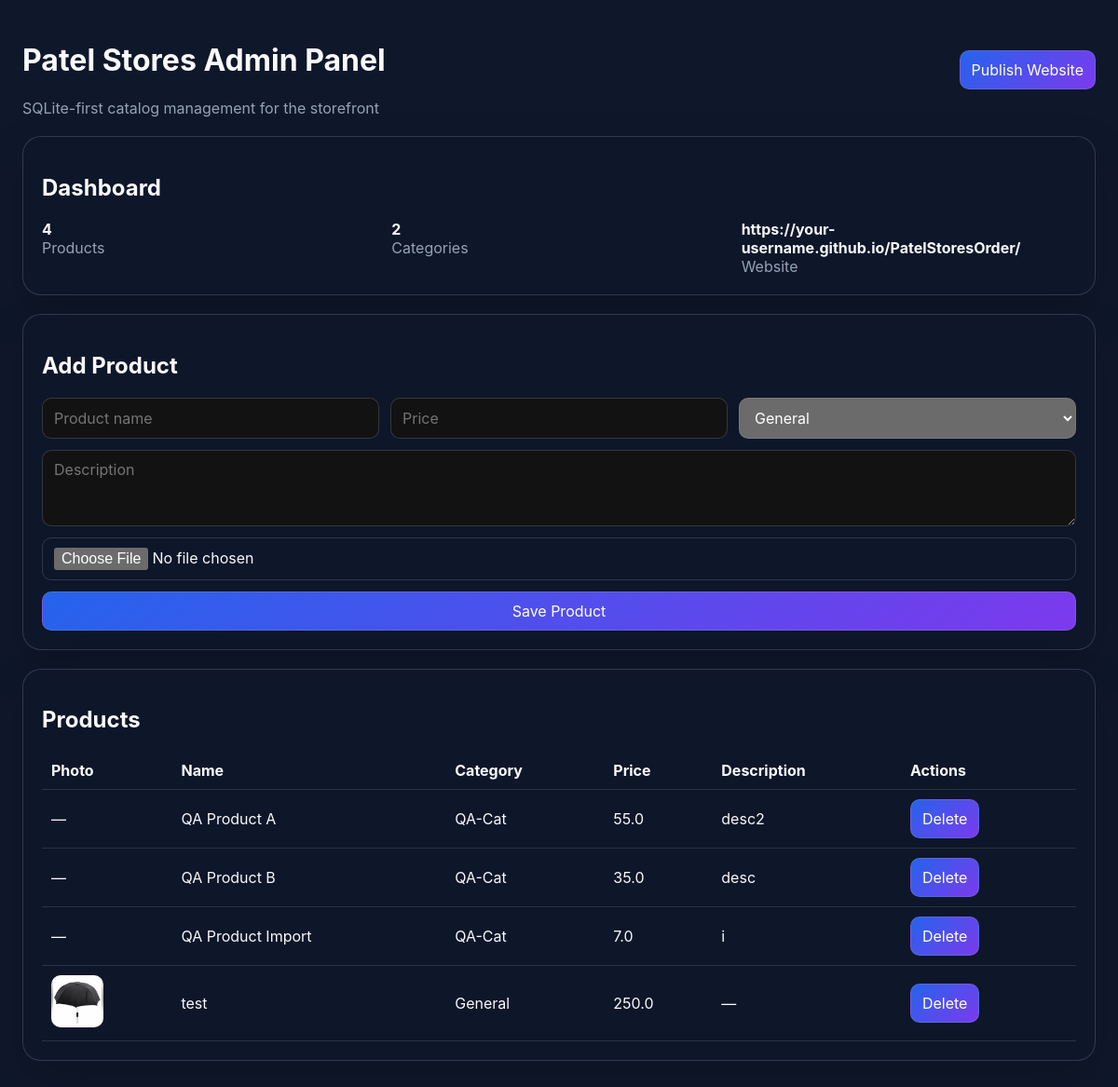
Before: / with the older database file.
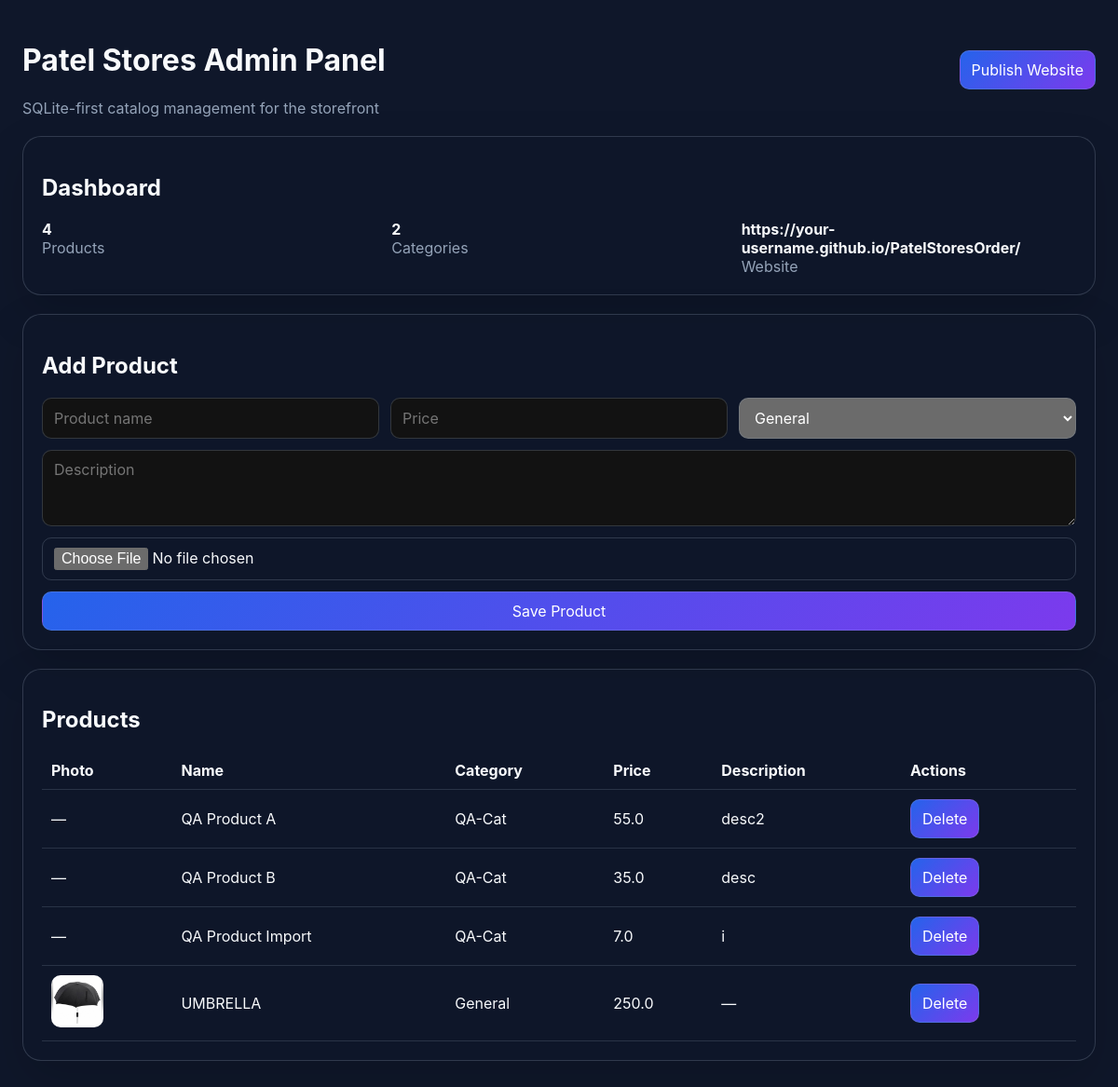
After: the same page with the newer database file.
### tables this page shows
CREATE TABLE settings (
                id INTEGER PRIMARY KEY AUTOINCREMENT,
                github_repo TEXT,
                branch TEXT,
                website_url TEXT,
                images_folder TEXT,
                backup_folder TEXT
            , commit_message TEXT DEFAULT "Update catalog", website_folder TEXT DEFAULT ".", database_path TEXT DEFAULT "patelstores.db", theme TEXT DEFAULT "dark");

CREATE TABLE products (
                id INTEGER PRIMARY KEY AUTOINCREMENT,
                product_name TEXT,
                category TEXT,
                price REAL,
                description TEXT,
                image TEXT,
                created_at TEXT,
                updated_at TEXT
            , purchase_price REAL DEFAULT 0, selling_price REAL DEFAULT 0, wholesale_price REAL DEFAULT 0, barcode TEXT DEFAULT "", gst REAL DEFAULT 0, hsn TEXT DEFAULT "", stock REAL DEFAULT 0, min_stock REAL DEFAULT 0);

### admin/app.py (the view)
@app.route('/')
def index():
    return render_template('index.html', products=list_products(), categories=list_categories(), settings=get_settings())

### admin/database/db.py (called while the page is built)
def get_connection():
    connection = sqlite3.connect(DB_PATH)
    connection.row_factory = sqlite3.Row
    return connection

### admin/services/catalog.py (called while the page is built)
def normalize_image_value(image_value: Optional[str]) -> str:
    if not image_value:
        return ''
    path = str(image_value).strip()
    if path.startswith('images/'):
        path = path.split('/', 1)[1]
    return Path(path).name

def get_catalog_image_path(image_value: Optional[str]) -> str:
    file_name = normalize_image_value(image_value)
    if not file_name:
        return 'images/placeholder.png'
    return f'images/{file_name}'

def _row_to_product(row) -> Dict:
    product = dict(row)
    product['image_path'] = get_catalog_image_path(product.get('image'))
    return product

def list_categories(search: str = '') -> List[Dict]:
    connection = get_connection()
    try:
        if search:
            rows = connection.execute(
                'SELECT * FROM categories WHERE category_name LIKE ? ORDER BY category_name COLLATE NOCASE ASC',
                (f'%{search}%',),
            ).fetchall()
        else:
            rows = connection.execute(
                'SELECT * FROM categories ORDER BY category_name COLLATE NOCASE ASC'
            ).fetchall()
        return [dict(row) for row in rows]
    finally:
        connection.close()

def get_settings() -> Dict:
    connection = get_connection()
    try:
        row = connection.execute('SELECT * FROM settings ORDER BY id DESC LIMIT 1').fetchone()
        if row:
            return dict(row)
        return {}
    finally:
        connection.close()

### admin/templates/index.html (shortened to what this page needs)
<!doctype html>
<html lang="en">
  <head>
  </head>
  <body>
    <div class="container">
      <div class="topbar">
        <div>
          <h1>Patel Stores Admin Panel</h1>
          <div class="muted">SQLite-first catalog management for the storefront</div>
        </div>
        <button onclick="window.location='/publish'">Publish Website</button>
      </div>
      <div class="card">
        <h2>Dashboard</h2>
        <div class="grid">
          <div><strong>{{ products|length }}</strong><div class="muted">Products</div></div>
          <div><strong>{{ categories|length }}</strong><div class="muted">Categories</div></div>
          <div><strong>{{ settings.get('website_url', '') or 'Not set' }}</strong><div class="muted">Website</div></div>
        </div>
      </div>
      <div class="card">
        <h2>Add Product</h2>
        <form action="/api/products" method="post" enctype="multipart/form-data">
          <div class="row">
            <input name="product_name" placeholder="Product name" required>
            <input name="price" type="number" step="0.01" placeholder="Price" required>
            <select name="category">
              {% for category in categories %}
              <option value="{{ category.category_name }}">{{ category.category_name }}</option>
              {% endfor %}
            </select>
          </div>
          <textarea name="description" rows="3" placeholder="Description"></textarea>
          <input type="file" name="image" accept="image/*">
          <button type="submit">Save Product</button>
        </form>
      </div>
      <div class="card">
        <h2>Products</h2>
        <table>
          <thead>
            <tr><th>Photo</th><th>Name</th><th>Category</th><th>Price</th><th>Description</th><th>Actions</th></tr>
          </thead>
          <tbody>
            {% for product in products %}
            <tr>
              <td>{% if product.image %}<img src="/{{ product.image }}" alt="" style="width:56px;height:56px;object-fit:cover;border-radius:10px;">{% else %}—{% endif %}</td>
              <td>{{ product.product_name }}</td>
              <td>{{ product.category }}</td>
              <td>{{ product.price }}</td>
              <td>{{ product.description or '—' }}</td>
              <td class="actions">
                <button onclick="fetch('/api/products/{{ product.id }}', {method:'DELETE'}).then(() => location.reload())">Delete</button>
              </td>
            </tr>
            {% endfor %}
          </tbody>
        </table>
      </div>
    </div>
  </body>
</html>

### admin/templates/index.html (style rules this page uses)
:root { color-scheme: dark; font-family: Inter, Segoe UI, sans-serif; }
body { margin: 0; background: #0f172a; color: #f8fafc; }
.container { max-width: 1200px; margin: 0 auto; padding: 24px; }
.card { background: rgba(15,23,42,.9); border: 1px solid rgba(148,163,184,.25); border-radius: 20px; padding: 20px; box-shadow: 0 20px 50px rgba(0,0,0,.15); margin-bottom: 20px; }
.topbar { display: flex; justify-content: space-between; align-items: center; margin-bottom: 20px; }
button, input, select, textarea { font: inherit; border-radius: 10px; border: 1px solid rgba(148,163,184,.25); padding: 10px 12px; }
button { background: linear-gradient(135deg, #2563eb, #7c3aed); color: white; cursor: pointer; }
.grid { display: grid; gap: 16px; grid-template-columns: repeat(auto-fit, minmax(240px, 1fr)); }
table { width: 100%; border-collapse: collapse; }
th, td { text-align: left; padding: 10px; border-bottom: 1px solid rgba(148,163,184,.2); }
.muted { color: #94a3b8; }
.actions button { margin-right: 8px; }
form { display: grid; gap: 12px; }
.row { display: grid; gap: 12px; grid-template-columns: repeat(auto-fit, minmax(180px, 1fr)); }

Changed rows visible on the page:
changed products "General": product_name "test" → "UMBRELLA"
